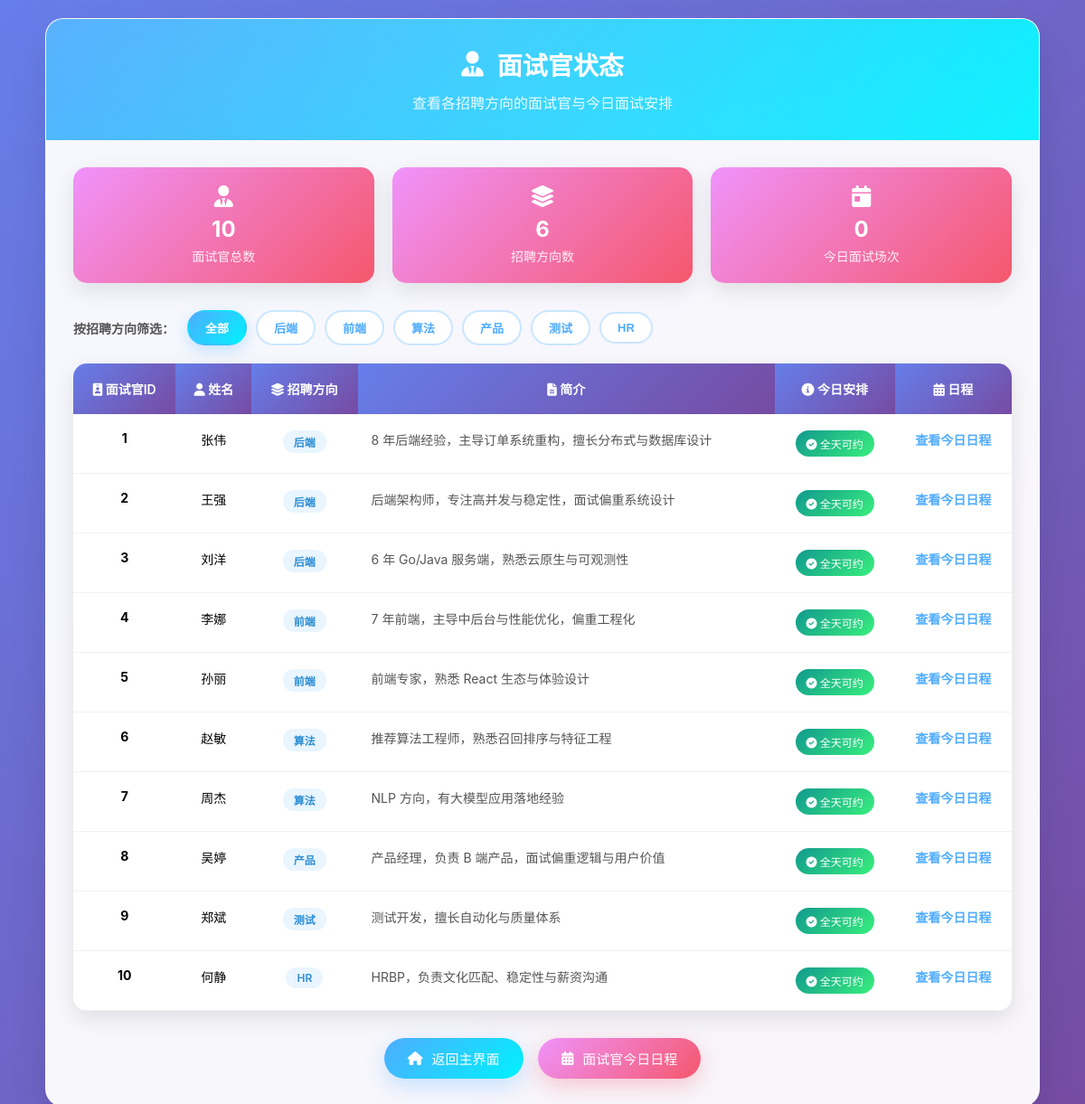
Page /interviewer on the committed database.
### db/models.py (models this page shows)
class Interviewer(Base):
    __tablename__ = 'interviewers'
    id = Column(Integer, primary_key=True)
    name = Column(String, unique=True, nullable=False)  # 姓名全局唯一，避免重名导致匹配歧义
    department = Column(String, nullable=True)          # 招聘方向：后端/前端/算法/产品/测试/HR
    bio = Column(Text, nullable=True)                   # 简介，用于同方向面试官的相似度推荐
    schedules = relationship("InterviewerSchedule", back_populates="interviewer", cascade="all, delete-orphan")
    interviews = relationship("Interview", back_populates="interviewer")
    __table_args__ = (
        Index('ix_interviewers_department', 'department'),
    )

### web/routes.py (the view)
@router.get("/interviewer", response_class=HTMLResponse, summary="面试官状态页面")
async def interviewer_page(request: Request):
    try:
        from api.interviewer import list_interviewers
        interviewers = await list_interviewers()
        return templates.TemplateResponse(request, "interviewer.html", {
            "interviewers": interviewers
        })
    except Exception as e:
        logger.error(f"加载面试官数据失败: {str(e)}")
        return templates.TemplateResponse(request, "interviewer.html", {
            "interviewers": [],
            "error": str(e)
        })

### api/core/deps.py (called while the page is built)
def database_path() -> str:
    return os.getenv("INTERVIEW_DB_PATH") or DEFAULT_DB_PATH

def interviewer_service(db_path: Optional[str] = None):
    from services.interviewer_service import InterviewerService
    return InterviewerService(db_path or database_path())

def ensure_default_interviewers(service=None) -> None:
    import logging
    try:
        if service is None:
            service = interviewer_service()
        service.initialize_default_interviewers()
    except Exception as e:
        logging.getLogger(__name__).warning(f"默认面试官初始化失败，继续使用现有数据: {e}")

### api/interviewer.py (called while the page is built)
async def list_interviewers(department: Optional[str] = None) -> List[InterviewerResponse]:
    try:
        service = interviewer_service()
        ensure_default_interviewers(service)
        if department:
            interviewers = service.get_interviewers_by_department(department)
        else:
            interviewers = service.get_all_interviewers()
        return [
            InterviewerResponse(
                id=item["id"],
                name=item["name"],
                department=item.get("department"),
                bio=item.get("bio")
            )
            for item in interviewers
        ]
    except Exception as e:
        raise HTTPException(status_code=500, detail=f"获取面试官信息失败: {str(e)}")

### db/base/session_manager.py (called while the page is built)
    @contextmanager
    def session_scope(self):
        session = self.Session()
        try:
            yield session
            session.commit()
        except Exception:
            session.rollback()
            raise
        finally:
            session.close()

            @event.listens_for(self.engine, "connect")
            def _enable_sqlite_foreign_keys(dbapi_connection, connection_record):
                cursor = dbapi_connection.cursor()
                cursor.execute("PRAGMA foreign_keys=ON")
                cursor.close()

### db/db_router.py (called while the page is built)
    @property
    def interviewers(self) -> InterviewerRepository:
        return self.interviewer_repo

### db/repositories/interviewer_repository.py (called while the page is built)
    def get_all_interviewers(self) -> List[Dict[str, Any]]:
        with self.session_manager.session_scope() as session:
            interviewers = session.query(Interviewer).order_by(Interviewer.id).all()
            return [self._interviewer_to_dict(item) for item in interviewers]

    def _interviewer_to_dict(self, interviewer: Interviewer) -> Dict[str, Any]:
        return {
            'id': interviewer.id,
            'name': interviewer.name,
            'department': interviewer.department,
            'bio': interviewer.bio
        }

### web/templates/interviewer.html (shortened to what this page needs)
<!DOCTYPE html>
<html lang="zh-CN">
<head>
    <link href="https://cdnjs.cloudflare.com/ajax/libs/font-awesome/6.0.0/css/all.min.css" rel="stylesheet">
</head>
<body>
    <div class="container">
        <div class="header">
            <h2>
                <i class="fas fa-user-tie"></i>
                面试官状态
            </h2>
            <p>查看各招聘方向的面试官与今日面试安排</p>
        </div>
        <div class="content">
            {% if error %}
            <div class="error-state">
                <i class="fas fa-triangle-exclamation"></i>
                <h3>面试官数据加载失败</h3>
                <p>{{ error }}</p>
            </div>
            {% else %}
            <div class="stats-grid">
                <div class="stat-card">
                    <i class="fas fa-user-tie"></i>
                    <div class="number" id="totalInterviewers">{{ interviewers|length }}</div>
                    <div class="label">面试官总数</div>
                </div>
                <div class="stat-card">
                    <i class="fas fa-layer-group"></i>
                    <div class="number" id="departmentCount">-</div>
                    <div class="label">招聘方向数</div>
                </div>
                <div class="stat-card">
                    <i class="fas fa-calendar-day"></i>
                    <div class="number" id="busyCount">-</div>
                    <div class="label">今日面试场次</div>
                </div>
            </div>
            <div class="filter-bar">
                <span class="filter-label">按招聘方向筛选：</span>
                <button class="filter-btn active" data-department="">全部</button>
                {% set departments = interviewers|map(attribute='department')|select('string')|unique|list %}
                {% for department in departments %}
                <button class="filter-btn" data-department="{{ department }}">{{ department }}</button>
                {% endfor %}
            </div>
            <div class="table-container">
                {% if interviewers and interviewers|length > 0 %}
                <table>
                    <thead>
                        <tr>
                            <th><i class="fas fa-id-badge"></i> 面试官ID</th>
                            <th><i class="fas fa-user"></i> 姓名</th>
                            <th><i class="fas fa-layer-group"></i> 招聘方向</th>
                            <th><i class="fas fa-file-lines"></i> 简介</th>
                            <th><i class="fas fa-info-circle"></i> 今日安排</th>
                            <th><i class="fas fa-calendar-alt"></i> 日程</th>
                        </tr>
                    </thead>
                    <tbody>
                        {% for interviewer in interviewers %}
                        <tr data-department="{{ interviewer.department or '' }}">
                            <td><strong>{{ interviewer.id }}</strong></td>
                            <td>{{ interviewer.name }}</td>
                            <td>
                                {% if interviewer.department %}
                                    <span class="department-badge">{{ interviewer.department }}</span>
                                {% else %}
                                    <span style="color: #999;">未分配方向</span>
                                {% endif %}
                            </td>
                            <td class="bio-cell">{{ interviewer.bio or '暂无简介，将按招聘方向匹配' }}</td>
                            <td id="status-{{ interviewer.id }}">
                            </td>
                            <td>
                                <a href="/interviewer_schedule" style="color: #4facfe; text-decoration: none; font-weight: 600;">
                                    查看今日日程
                                </a>
                            </td>
                        </tr>
                        {% endfor %}
                    </tbody>
                </table>
                {% else %}
                <div class="empty-state">
                    <i class="fas fa-user-slash"></i>
                    <h3>暂无面试官数据</h3>
                    <p>启动服务后会自动补齐默认面试官，也可以先在对话中预约面试</p>
                </div>
                {% endif %}
            </div>
            {% endif %}
            <div class="actions">
                <a href="/" class="nav-btn">
                    <i class="fas fa-home"></i>
                    返回主界面
                </a>
                <a href="/interviewer_schedule" class="nav-btn secondary">
                    <i class="fas fa-calendar-alt"></i>
                    面试官今日日程
                </a>
            </div>
        </div>
    </div>
</body>
</html>

### web/templates/interviewer.html (style rules this page uses)
* { margin: 0; padding: 0; box-sizing: border-box; }
body { font-family: -apple-system, BlinkMacSystemFont, 'Segoe UI', Roboto, 'Helvetica Neue', Arial, sans-serif; background: linear-gradient(135deg, #667eea 0%, #764ba2 100%); min-height: 100vh; padding: 20px; }
.container { max-width: 1100px; margin: 0 auto; background: rgba(255, 255, 255, 0.95); backdrop-filter: blur(20px); border-radius: 20px; box-shadow: 0 20px 40px rgba(0,0,0,0.1); overflow: hidden; border: 1px solid rgba(255,255,255,0.2); }
.header { background: linear-gradient(135deg, #4facfe 0%, #00f2fe 100%); padding: 30px; color: white; text-align: center; position: relative; overflow: hidden; }
.header::before { content: ''; position: absolute; top: -50%; left: -50%; width: 200%; height: 200%; background: linear-gradient(45deg, transparent, rgba(255,255,255,0.1), transparent); animation: shimmer 3s infinite; }
.header h2 { font-size: 28px; font-weight: 600; margin-bottom: 10px; display: flex; align-items: center; justify-content: center; gap: 15px; }
.header p { font-size: 16px; opacity: 0.9; }
.content { padding: 30px; }
.stats-grid { display: grid; grid-template-columns: repeat(auto-fit, minmax(200px, 1fr)); gap: 20px; margin-bottom: 30px; }
.stat-card { background: linear-gradient(135deg, #f093fb 0%, #f5576c 100%); color: white; padding: 20px; border-radius: 15px; text-align: center; box-shadow: 0 8px 25px rgba(0,0,0,0.1); }
.stat-card i { font-size: 24px; margin-bottom: 10px; }
.stat-card .number { font-size: 24px; font-weight: bold; margin-bottom: 5px; }
.stat-card .label { font-size: 14px; opacity: 0.9; }
.filter-bar { display: flex; flex-wrap: wrap; gap: 10px; margin-bottom: 20px; align-items: center; }
.filter-bar .filter-label { color: #555; font-size: 14px; font-weight: 600; margin-right: 4px; }
.filter-btn { padding: 8px 18px; border-radius: 20px; border: 2px solid rgba(79, 172, 254, 0.3); background: white; color: #4facfe; font-size: 13px; font-weight: 600; cursor: pointer; transition: all 0.3s ease; }
.filter-btn:hover, .filter-btn.active { background: linear-gradient(135deg, #4facfe 0%, #00f2fe 100%); color: white; border-color: transparent; box-shadow: 0 6px 18px rgba(79, 172, 254, 0.3); }
.table-container { background: white; border-radius: 15px; overflow-x: auto; box-shadow: 0 8px 25px rgba(0,0,0,0.1); margin-bottom: 30px; }
table { width: 100%; border-collapse: collapse; }
th { background: linear-gradient(135deg, #667eea 0%, #764ba2 100%); color: white; padding: 18px 15px; text-align: center; font-weight: 600; font-size: 14px; white-space: nowrap; }
td { padding: 18px 15px; text-align: center; border-bottom: 1px solid rgba(0,0,0,0.05); font-size: 14px; vertical-align: top; }
td.bio-cell { text-align: left; color: #555; line-height: 1.6; max-width: 420px; }
tbody tr { transition: all 0.3s ease; }
.department-badge { display: inline-block; padding: 4px 12px; border-radius: 12px; font-size: 12px; font-weight: 600; background: rgba(79, 172, 254, 0.12); color: #2d8fd5; white-space: nowrap; }
.nav-btn { padding: 12px 26px; border-radius: 25px; border: none; background: linear-gradient(135deg, #4facfe 0%, #00f2fe 100%); color: white; font-size: 15px; font-weight: 500; cursor: pointer; transition: all 0.3s ease; box-shadow: 0 8px 25px rgba(79, 172, 254, 0.3); display: inline-flex; align-items: center; gap: 10px; text-decoration: none; margin: 0 6px; }
.nav-btn.secondary { background: linear-gradient(135deg, #f093fb 0%, #f5576c 100%); box-shadow: 0 8px 25px rgba(245, 87, 108, 0.3); }
.actions { text-align: center; margin-top: 20px; }

### rows in the picture
Interviewer: department "后端", id "1", name "张伟", bio "8 年后端经验，主导订单系统重构，擅长分布式与数据库设计"
Interviewer: department "前端", id "4", name "李娜", bio "7 年前端，主导中后台与性能优化，偏重工程化"
Interviewer: department "算法", id "6", name "赵敏", bio "推荐算法工程师，熟悉召回排序与特征工程"
Interviewer: department "产品", id "8", name "吴婷", bio "产品经理，负责 B 端产品，面试偏重逻辑与用户价值"
Interviewer: department "测试", id "9", name "郑斌", bio "测试开发，擅长自动化与质量体系"
Interviewer: department "HR", id "10", name "何静", bio "HRBP，负责文化匹配、稳定性与薪资沟通"
Interviewer: id "2", name "王强", department "后端", bio "后端架构师，专注高并发与稳定性，面试偏重系统设计"
Interviewer: id "3", name "刘洋", department "后端", bio "6 年 Go/Java 服务端，熟悉云原生与可观测性"
Interviewer: id "5", name "孙丽", department "前端", bio "前端专家，熟悉 React 生态与体验设计"
Interviewer: id "7", name "周杰", department "算法", bio "NLP 方向，有大模型应用落地经验"

### other values in the picture
{{ interviewers|length }} "10"
